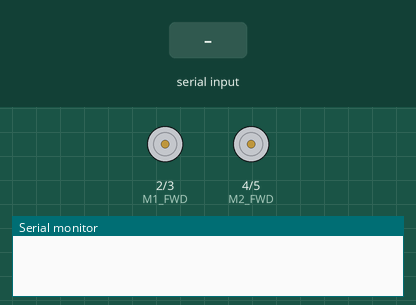
The sketch below on a simulated Arduino Uno, built with avr-gcc and run on an emulated ATmega328P. On the bench: motor-driver pin pairs drawn as motors (green arrow = first pin HIGH = forward, orange = second pin HIGH = backward, longer = more drive), the last lines printed to the serial monitor. The test bench sets the inputs (shaded band).

Above: at 1.2 s.
1.3 s: "W" received over the second serial link
At 2.1 s:
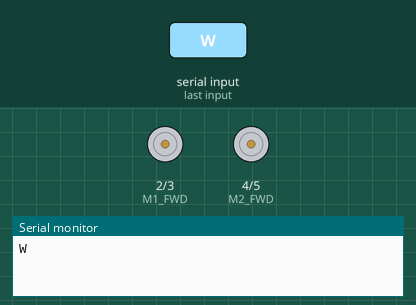
2.9 s: "S" received over the second serial link
At 3.3 s:
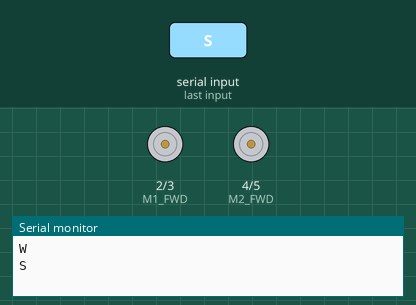
4.4 s: "D" received over the second serial link
At 5.6 s:
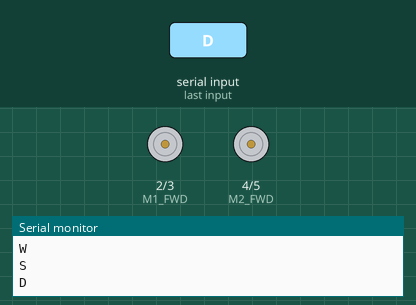
6.0 s: "A" received over the second serial link
At 6.9 s:
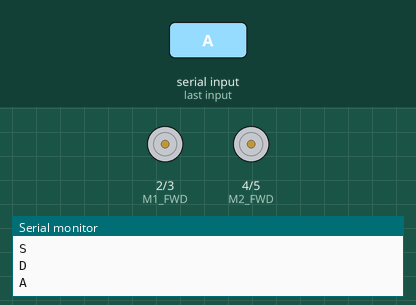
Timing chart, 0 to 8.6 s (numbered marks = the images above; inputs shaded):
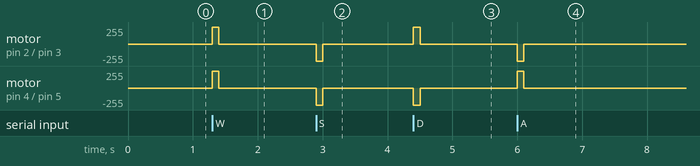

The sketch:

arduino.ino
```cpp
#include <SoftwareSerial.h>

SoftwareSerial BT(0, 1);

int M1_FWD = 2;
int M1_BWD = 3;

int M2_FWD = 4;
int M2_BWD = 5;

unsigned long lastCommandTime = 0;
const unsigned long commandTimeout = 100;

void setup()
{
  pinMode(M1_FWD, OUTPUT);
  pinMode(M1_BWD, OUTPUT);
  pinMode(M2_FWD, OUTPUT);
  pinMode(M2_BWD, OUTPUT);

  BT.begin(9600);
  Serial.begin(9600);
}

void loop()
{
  if (BT.available())
  {
    char command = BT.read();
    Serial.println(command);
    lastCommandTime = millis();

    if (command == 'W' || command == 'w')
    {
      moveForward();
    }
    else if (command == 'S' || command == 's')
    {
      moveBackward();
    }
    else if (command == 'F' || command == 'f')
    {
      stopMotors();
    }
    else if (command == 'D' || command == 'd')
    {
      turnRight();
    }
    else if (command == 'A' || command == 'a')
    {
      turnLeft();
    }
  }

  if (millis() - lastCommandTime > commandTimeout)
  {
    stopMotors();
  }
}

void moveForward()
{
  digitalWrite(M1_FWD, HIGH);
  digitalWrite(M1_BWD, LOW);
  digitalWrite(M2_FWD, HIGH);
  digitalWrite(M2_BWD, LOW);
}

void moveBackward()
{
  digitalWrite(M1_FWD, LOW);
  digitalWrite(M1_BWD, HIGH);
  digitalWrite(M2_FWD, LOW);
  digitalWrite(M2_BWD, HIGH);
}

void stopMotors()
{
  digitalWrite(M1_FWD, LOW);
  digitalWrite(M1_BWD, LOW);
  digitalWrite(M2_FWD, LOW);
  digitalWrite(M2_BWD, LOW);
}

void turnRight()
{
  digitalWrite(M1_FWD, HIGH);
  digitalWrite(M1_BWD, LOW);
  digitalWrite(M2_FWD, LOW);
  digitalWrite(M2_BWD, HIGH);
}

void turnLeft()
{
  digitalWrite(M1_FWD, LOW);
  digitalWrite(M1_BWD, HIGH);
  digitalWrite(M2_FWD, HIGH);
  digitalWrite(M2_BWD, LOW);
}
```

Measured:
- after the input at 1.3 s, motor on pin 2 (M1_FWD) / pin 3 (M1_BWD), motor on pin 4 (M2_FWD) / pin 5 (M2_BWD): stopped → forward 255/255 at once, → stopped 0.10 s later
- after the input at 2.9 s, motor on pin 2 (M1_FWD) / pin 3 (M1_BWD), motor on pin 4 (M2_FWD) / pin 5 (M2_BWD): stopped → backward 255/255 at once, → stopped 0.10 s later
- after the input at 4.4 s, motor on pin 2 (M1_FWD) / pin 3 (M1_BWD): stopped → forward 255/255 at once, → stopped 0.10 s later; motor on pin 4 (M2_FWD) / pin 5 (M2_BWD): stopped → backward 255/255 at once, → stopped 0.10 s later
- after the input at 6.0 s, motor on pin 2 (M1_FWD) / pin 3 (M1_BWD): stopped → backward 255/255 at once, → stopped 0.10 s later; motor on pin 4 (M2_FWD) / pin 5 (M2_BWD): stopped → forward 255/255 at once, → stopped 0.10 s later
